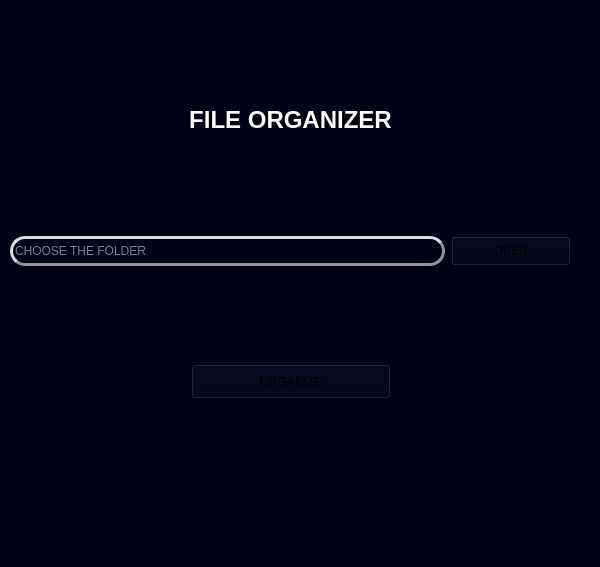
<?xml version="1.0" encoding="UTF-8"?>
<ui version="4.0">
 <class>MainWindow</class>
 <widget class="QMainWindow" name="MainWindow">
  <property name="geometry">
   <rect>
    <x>0</x>
    <y>0</y>
    <width>600</width>
    <height>567</height>
   </rect>
  </property>
  <property name="windowTitle">
   <string>MainWindow</string>
  </property>
  <widget class="QWidget" name="centralwidget">
   <widget class="QFrame" name="frame">
    <property name="geometry">
     <rect>
      <x>0</x>
      <y>0</y>
      <width>681</width>
      <height>601</height>
     </rect>
    </property>
    <property name="styleSheet">
     <string notr="true">background-color: rgb(0, 0, 22);</string>
    </property>
    <property name="frameShape">
     <enum>QFrame::StyledPanel</enum>
    </property>
    <property name="frameShadow">
     <enum>QFrame::Raised</enum>
    </property>
    <widget class="QWidget" name="">
     <property name="geometry">
      <rect>
       <x>10</x>
       <y>10</y>
       <width>561</width>
       <height>481</height>
      </rect>
     </property>
     <layout class="QVBoxLayout" name="verticalLayout_2">
      <item>
       <widget class="QLabel" name="label">
        <property name="text">
         <string>&lt;html&gt;&lt;head/&gt;&lt;body&gt;&lt;p align=&quot;center&quot;&gt;&lt;span style=&quot; font-size:18pt; font-weight:600; color:#ffffff;&quot;&gt;FILE ORGANIZER&lt;/span&gt;&lt;/p&gt;&lt;/body&gt;&lt;/html&gt;</string>
        </property>
       </widget>
      </item>
      <item>
       <layout class="QHBoxLayout" name="horizontalLayout_3">
        <item>
         <widget class="QLineEdit" name="txtPath">
          <property name="minimumSize">
           <size>
            <width>0</width>
            <height>30</height>
           </size>
          </property>
          <property name="styleSheet">
           <string notr="true">color: rgb(255, 255, 255);
border-radius: 15px;
border-style: outset;
border-width: 3px;
border-color: rgb(147, 147, 147);</string>
          </property>
          <property name="placeholderText">
           <string>CHOOSE THE FOLDER</string>
          </property>
         </widget>
        </item>
        <item>
         <widget class="QPushButton" name="btnOpen">
          <property name="minimumSize">
           <size>
            <width>120</width>
            <height>30</height>
           </size>
          </property>
          <property name="styleSheet">
           <string notr="true">color: rgb(255, 255, 255);
background-color: rgb(0, 0, 127);
border-radius: 15px;
hover{color: #000;background-color: #fff}</string>
          </property>
          <property name="text">
           <string>OPEN</string>
          </property>
         </widget>
        </item>
       </layout>
      </item>
      <item>
       <layout class="QHBoxLayout" name="horizontalLayout_2">
        <item>
         <widget class="QLabel" name="label_2">
          <property name="text">
           <string/>
          </property>
         </widget>
        </item>
        <item>
         <widget class="QPushButton" name="btnOrganize">
          <property name="minimumSize">
           <size>
            <width>200</width>
            <height>35</height>
           </size>
          </property>
          <property name="styleSheet">
           <string notr="true">color: rgb(255, 255, 255);
background-color: rgb(0, 0, 127);
border-radius: 15px;
hover{color: #000;background-color: #fff}</string>
          </property>
          <property name="text">
           <string>ORGANIZE</string>
          </property>
         </widget>
        </item>
        <item>
         <widget class="QLabel" name="label_3">
          <property name="text">
           <string/>
          </property>
         </widget>
        </item>
       </layout>
      </item>
     </layout>
    </widget>
   </widget>
  </widget>
 </widget>
 <resources/>
 <connections/>
</ui>
